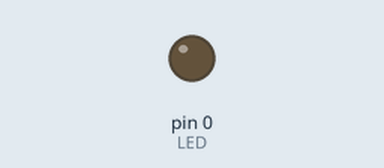
A sketch run on a simulated Arduino Uno, built with avr-gcc and run on an emulated ATmega328P. Shown: output pins drawn as LEDs (lit = HIGH). No radio packets arrive unless stated.

Above: at 1.1 s.
At 2.1 s:
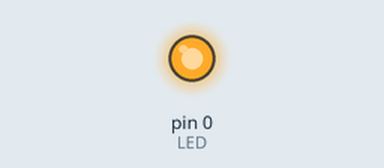
Timing chart, 0 to 3.6 s (numbered marks = the images above):
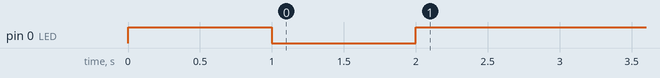

The sketch:

client.ino
```cpp
//load on 84A

#include <RH_RF69.h>

#ifndef cbi
#define cbi(sfr, bit) (_SFR_BYTE(sfr) &= ~_BV(bit))
#endif
#ifndef sbi
#define sbi(sfr, bit) (_SFR_BYTE(sfr) |= _BV(bit))
#endif

#define LED 0

// Singleton instance of the radio driver
RH_RF69 rf69(1, 8);

void strobe(int milliseconds){
	digitalWrite(LED, HIGH);
	delay(milliseconds/2);
	digitalWrite(LED, LOW);
	delay(milliseconds/2);
}

void setup()
{
  pinMode(LED, OUTPUT);
  strobe(2000);
  if (!rf69.init())
	while(true){
		//strobe(25);
	}
  if (!rf69.setFrequency(915.0))
    while(true){
		//strobe(200);
	}

  // If you are using a high power RF69 eg RFM69HW, you *must* set a Tx power with the
  // ishighpowermodule flag set like this:
  rf69.setTxPower(17, true);

  // The encryption key has to be the same as the one in the server
  uint8_t key[] = { 0x01, 0x02, 0x03, 0x04, 0x05, 0x06, 0x07, 0x08,
                    0x01, 0x02, 0x03, 0x04, 0x05, 0x06, 0x07, 0x08};
  rf69.setEncryptionKey(key);
  digitalWrite(LED, HIGH);
}


void loop()
{

  // Send a message to rf69_server
  uint8_t data[] = "Hello World!";
  rf69.send(data, sizeof(data));

  rf69.waitPacketSent();
  rf69.setModeRx();
  // Now wait for a reply
  uint8_t buf[RH_RF69_MAX_MESSAGE_LEN];
  uint8_t len = sizeof(buf);


  if (rf69.waitAvailableTimeout(500))
  {
    // Should be a reply message for us now
    if (rf69.recv(buf, &len))
    {
	    uint8_t data[] = "Thanks!";
		rf69.send(data, sizeof(data));
    }
    else
    {
      strobe(50);
    }
  }
  else
  {
	uint8_t data[] = "Didn't hear you.";
	rf69.send(data, sizeof(data));
  }
  delay(400);
}
```
